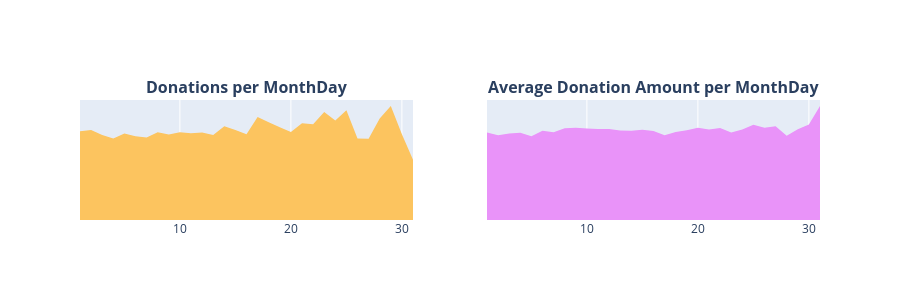

Source (notebook cell):
### Markdown cell above
> - El mayor número de donaciones se recibe en el mes de **Agosto con 577,274 Donaciones** seguido de **Septiembre con 518,908 donaciones** mientras que el menor número de donaciones se recibe en el mes de **Junio igual a 191,221 donaciones** y mes de **Mayo igual a 243,440 donaciones**. Probablemente el tiempo de verano y vacaciones. El monto promedio de donación más alto se recibe en el mes de **Diciembre con USD 80** mientras que el menor es en el mes de **Julio igual a USD 51**. En promedio, el monto promedio de donación por año es cercano a USD 59.

### Donaciones por Día del Mes
- 3.4.5 Número de Donaciones por Día del Mes
- 3.4.6 Montos Promedio de Donación por Día del Mes

### Code cell
t3 = donations_df.groupby(['Donation Day']).agg({'Donation Year' : 'count', 'Donation Amount' : 'mean'}).reset_index().rename(columns={'Donation Year' : 'Total Donations', 'Donation Amount' : 'Average Amount'})
x = t3['Donation Day']
y1 = t3['Total Donations']
y2 = t3['Average Amount']
trace1 = go.Scatter(x=x, y=y1, fill='tozeroy', fillcolor = '#fcc45f', mode= 'none')
trace2 = go.Scatter(x=x, y=y2, fill='tozeroy', fillcolor = "#e993f9", mode= 'none')
fig = tools.make_subplots(rows=1, cols=2, print_grid=False, subplot_titles = ["<b>Donations per MonthDay</b>", "<b>Average Donation Amount per MonthDay</b>"])
fig.append_trace(trace1, 1, 1);
fig.append_trace(trace2, 1, 2);

fig['layout'].update(height=300, showlegend=False, yaxis=dict(
        autorange=True,
        showgrid=False,
        zeroline=False,
        showline=False,
        ticks='',
        showticklabels=False
    ), yaxis2=dict(
        autorange=True,
        showgrid=False,
        zeroline=False,
        showline=False,
        ticks='',
        showticklabels=False
    ));
iplot(fig);

### Figure 1 — Plotly figure (JSON) as saved in the notebook; plotly's stock layout.template omitted (floating-point values rounded to 4 significant figures)
{"data": [{"fill": "tozeroy", "fillcolor": "#fcc45f", "mode": "none", "type": "scatter", "x": [1, 2, 3, 4, 5, 6, 7, 8, 9, 10, 11, 12, 13, 14, 15, 16, 17, 18, 19, 20, 21, 22, 23, 24, 25, 26, 27, 28, 29, 30, 31], "xaxis": "x", "y": [148367, 150401, 142183, 136390, 144524, 140060, 137974, 146903, 143097, 146565, 145190, 146144, 141993, 156585, 150691, 143548, 172462, 163527, 154976, 147321, 161694, 159948, 180593, 166322, 183568, 136387, 135742, 169713, 190655, 143561, 100800], "yaxis": "y"}, {"fill": "tozeroy", "fillcolor": "#e993f9", "mode": "none", "type": "scatter", "x": [1, 2, 3, 4, 5, 6, 7, 8, 9, 10, 11, 12, 13, 14, 15, 16, 17, 18, 19, 20, 21, 22, 23, 24, 25, 26, 27, 28, 29, 30, 31], "xaxis": "x2", "y": [58.83, 57.01, 58.15, 58.69, 56.41, 60.07, 58.97, 61.8, 62.14, 61.51, 61.22, 61.29, 60.21, 60.1, 60.7, 59.91, 57.05, 59.2, 60.44, 61.99, 60.94, 61.96, 58.94, 60.97, 64.16, 62.02, 63.09, 56.71, 61.13, 64.19, 76.7], "yaxis": "y2"}], "layout": {"annotations": [{"font": {"size": 16}, "showarrow": false, "text": "<b>Donations per MonthDay</b>", "x": 0.225, "xanchor": "center", "xref": "paper", "y": 1, "yanchor": "bottom", "yref": "paper"}, {"font": {"size": 16}, "showarrow": false, "text": "<b>Average Donation Amount per MonthDay</b>", "x": 0.775, "xanchor": "center", "xref": "paper", "y": 1, "yanchor": "bottom", "yref": "paper"}], "height": 300, "showlegend": false, "xaxis": {"anchor": "y", "domain": [0, 0.45]}, "xaxis2": {"anchor": "y2", "domain": [0.55, 1]}, "yaxis": {"anchor": "x", "autorange": true, "domain": [0, 1], "showgrid": false, "showline": false, "showticklabels": false, "ticks": "", "zeroline": false}, "yaxis2": {"anchor": "x2", "autorange": true, "domain": [0, 1], "showgrid": false, "showline": false, "showticklabels": false, "ticks": "", "zeroline": false}}}
